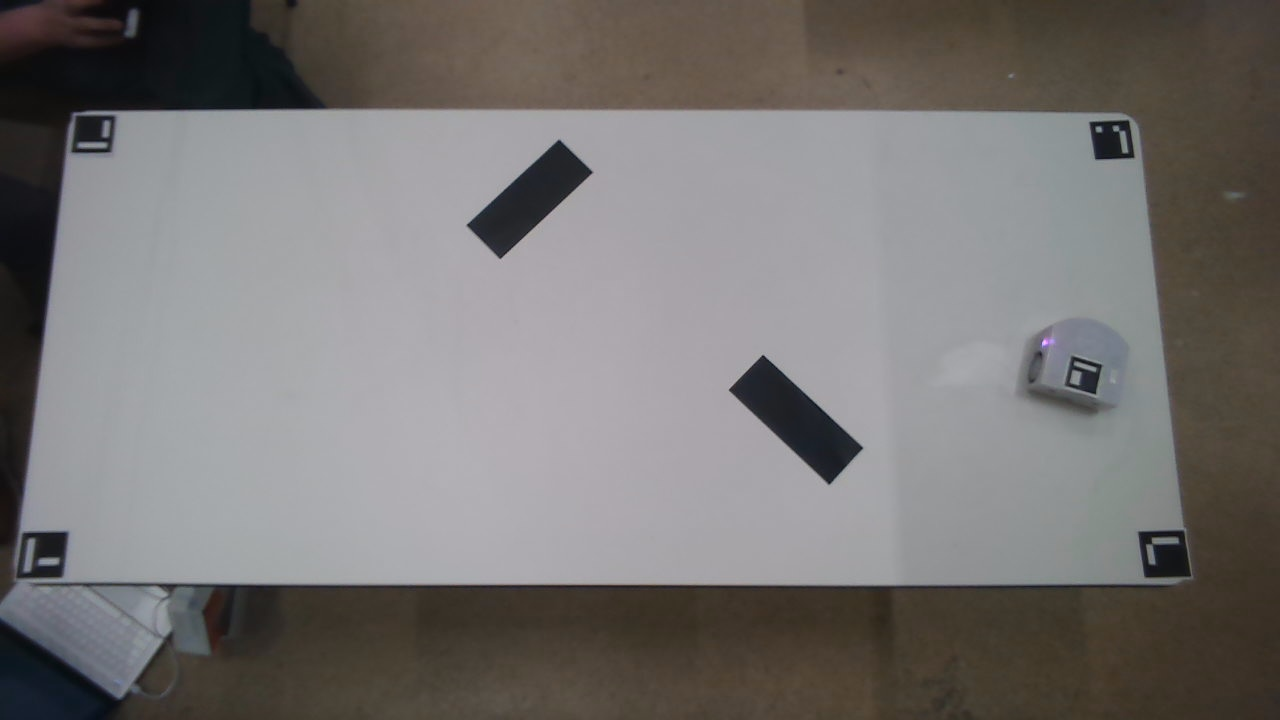
#> input picture frame0.jpg, 1280 x 720 px, given in place of the camera
$ python videopath1.py
#> lines starting #> are read from the running program, lines starting #| are printed output that depends on the picture; after the words box and inside, x2 and y2 are one past the last pixel; in counts of white or black regions, pixels touching at a corner belong together
#> in main, frame is the input picture: shape (720, 1280, 3); mean B, G, R 115.1, 116.2, 119.1
#> the answer given: 100
#> the answer given: 100
import cv2
import numpy as np
from heapq import heappush, heappop
import matplotlib.pyplot as plt
from scipy.ndimage import gaussian_filter
from bresenham import bresenham

# Mouse callback to get points
points = []


dims = (685,1595)

# [14 lines left out: function select_points, not called in this run]


def create_costmap(image, grid_rows, grid_cols):
    """
    Discretize the image into a costmap and display the binary image.
    """
#> called with grid_rows = 100, grid_cols = 100
    # Threshold the image
    _, binary_image = cv2.threshold(image, 70, 255, cv2.THRESH_BINARY)
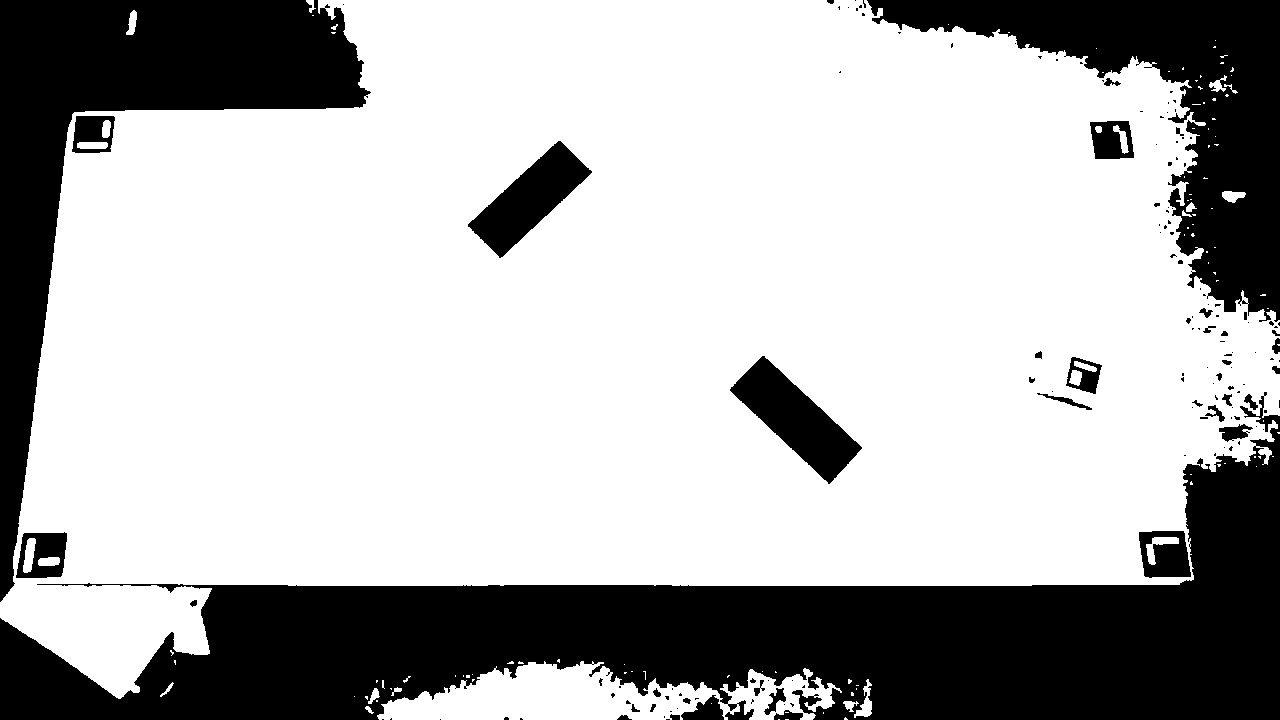
#> binary_image: shape (720, 1280); 70.2% white; 149 black regions (107 under 20 px), largest, box (x1, y1, x2, y2) and area: (0, 392, 1280, 720) 151724, (0, 0, 371, 602) 58154, (867, 0, 1280, 322) 42844
    binary_image = gaussian_filter(binary_image, sigma=20)
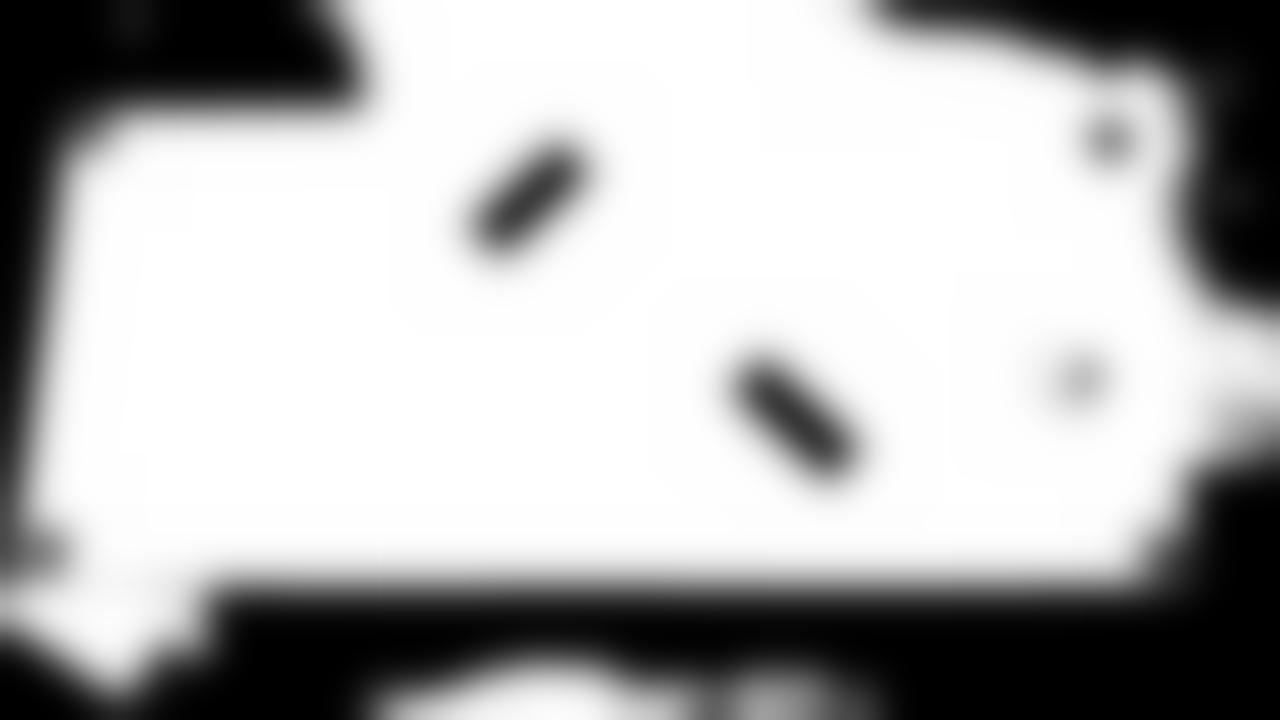
#> binary_image: shape (720, 1280); min 0, max 255, mean 178.3
    plt.imshow(binary_image)

    height, width = image.shape
    block_height = height // grid_rows
    block_width = width // grid_cols

    reshaped = binary_image.reshape(grid_rows, block_height,  grid_cols, block_width)
    averages = np.mean(reshaped, axis=(1, 3))

    # Generate the costmap based on the average threshold
    costmap = np.where(averages > 200, 0, 1)

    recreated_binary_image = np.kron(
        (1 - costmap).astype(np.uint8), np.ones((block_height, block_width), dtype=np.uint8)
    ) * 255

    plt.imsave("costmap.png", recreated_binary_image, cmap='gray')


    return costmap, block_height, block_width, recreated_binary_image


# [105 lines left out: functions heuristic, astar, path_pix_to_cm, path_visualization, not called in this run]


def init(frame, start):
    """
    Initialize the system, select a goal, compute the shortest path, and visualize the result.
    """
    #start = tuple(element / 10 for element in start)
    global points  # Ensure points can be accessed and modified
    points = []  # Clear any previous points

    frame_gray = cv2.cvtColor(frame, cv2.COLOR_BGR2GRAY)


    # Get grid dimensions from the user
    try:
        height_division = int(input("Enter the number of rows (N): "))
        width_division = int(input("Enter the number of columns (M): "))
    except ValueError:
        print("Invalid input! Please enter integers.")
        return

    # Create costmap and compute scaling factors
    costmap, block_height, block_width,rec = create_costmap(frame_gray, height_division, width_division)
    image_height, image_width = frame_gray.shape
    cm_per_pixel_height = (dims[0]/10) / image_height  # 59.5 cm is the real-world height
    cm_per_pixel_width = (dims[1]/10) / image_width    # 84.1 cm is the real-world width
    cm_per_pixel = (cm_per_pixel_height + cm_per_pixel_width) / 2
    #print(f"gray shape: {frame_gray.shape}, dims: {dims}, cm_per_pixel: {cm_per_pixel}")
    #print (f" cm_per_pixel: {cm_per_pixel}, cm_per_pixel_height: {cm_per_pixel_height}, cm_per_pixel_width: {cm_per_pixel_width}")

    mm_per_pixel_height = cm_per_pixel_height*10
    mm_per_pixel_width = cm_per_pixel_width*10
    mm_per_pixel = cm_per_pixel*10

    # Select the goal point
    display_image = frame.copy()
    cv2.imshow("Select Goal", display_image)
    cv2.setMouseCallback("Select Goal", select_points, display_image)
    print("Click to select the goal point.")

    # Wait until the user selects the goal
    while len(points) < 1:
        cv2.waitKey(1)  # Allow time for mouse clicks

    # Close the "Select Goal" window
    cv2.destroyWindow("Select Goal")  # Moved here after goal selection

    if len(points) < 1:
        print("No goal point selected!")
        return

    # Convert the goal point to grid coordinates
    goal = (
        points[0][0] * height_division // frame_gray.shape[0],
        points[0][1] * width_division // frame_gray.shape[1],
    )

    # Convert the start position to grid coordinates
    start_grid = (
        start[1] *frame.shape[0]/dims[0]* height_division // frame_gray.shape[0],  # y-coordinate
        start[0] * frame.shape[1]/dims[1]* width_division // frame_gray.shape[1],  # x-coordinate
    )
    print(f"real and grid start: {start} {start_grid}")


    # Compute the shortest path using A*
    path = astar(costmap, start_grid, goal)

    if not path:
        print("No path found!")
        return
    P = np.array(path)

    # Compute differences between consecutive points
    Pp = np.diff(P, axis=0)

    # Compute delta (differences of Pp)
    delta = np.diff(Pp, axis=0)

    # Identify indices where delta equals 0 (indicating collinearity)
    indices_to_remove = np.where((delta == 0).all(axis=1))[0] + 1

    # Remove the intermediate points
    P2 = np.delete(P, indices_to_remove, axis=0)

    path_cm = path_pix_to_cm(path, block_width, block_height, cm_per_pixel)
    path_mm1 = [(x * 10, y * 10) for x, y in path_cm]

    P = np.array(path_mm1)

    # Compute differences between consecutive points
    Pp = np.diff(P, axis=0)

    # Compute delta (differences of Pp)
    delta = np.diff(Pp, axis=0)

    # Identify indices where delta equals 0 (indicating collinearity)
    indices_to_remove = np.where((delta == 0).all(axis=1))[0] + 1

    # Remove the intermediate points
    path_mm = np.delete(P, indices_to_remove, axis=0)


    # Visualize the path on the frame
    path_visualization(frame, path, block_width, block_height)

    print(f"simple path:{path_mm}")


    # [7 lines of commented-out code are left out]

    return path_mm, path, costmap, block_height, block_width, start, goal, display_image, cm_per_pixel,rec

# [106 lines left out: function update, not called in this run]


def main():
    # Initialize video capture
    cap = cv2.VideoCapture(0)

    if not cap.isOpened():
        print("Error: Unable to access the camera.")
        return

    print("Press 'q' to quit.")

    start = (170, 370, 0)  # Starting point (x, y, angle)
    initialized = False  # Track if the system has been initialized
    result = None  # Store the result of `init`

    while True:
        # Capture frame-by-frame
        ret, frame = cap.read()

        if not ret:
            print("Error: Unable to read frame from the camera.")
            break

        if not initialized:
            # Initialize the system with the first frame
            print("Initializing pathfinding...")
            try:
                result = init(frame, start)
                if result:
                    (
                        path_cm,
                        path,
                        costmap,
                        block_height,
                        block_width,
                        start,
                        goal,
                        display_image,
                        cm_per_pixel,
                    ) = result
                    print("Initialization complete. Path in cm:", path_cm)
                    initialized = True
            except Exception as e:
                print(f"An error occurred during initialization: {e}")
                break
        else:
            # Detect obstacles (example placeholder, replace with real logic)
            obstacles = []  # Replace with your obstacle detection function

            if obstacles:  # Call update only if obstacles are detected
                print("Obstacles detected, updating path...")
                try:
                    updated_path_cm = update(
                        costmap,
                        block_height,
                        block_width,
                        start,
                        goal,
                        frame,
                        cm_per_pixel,
                        obstacles,
                    )
                    print("Updated path in cm:", updated_path_cm)
                except Exception as e:
                    print(f"An error occurred during update: {e}")
            else:
                print("No obstacles detected, no update required.")

        # Display the live video feed
        #cv2.imshow("Live Video Feed", frame)

        # Check if the user wants to quit
        key = cv2.waitKey(1) & 0xFF  # Use & 0xFF for compatibility
        if key == ord('q'):  # Quit on pressing 'q'
            print("Exiting...")
            break

    # Release the video capture and close all OpenCV windows
    cap.release()
    cv2.destroyAllWindows()
if __name__ == "__main__":
    main()
